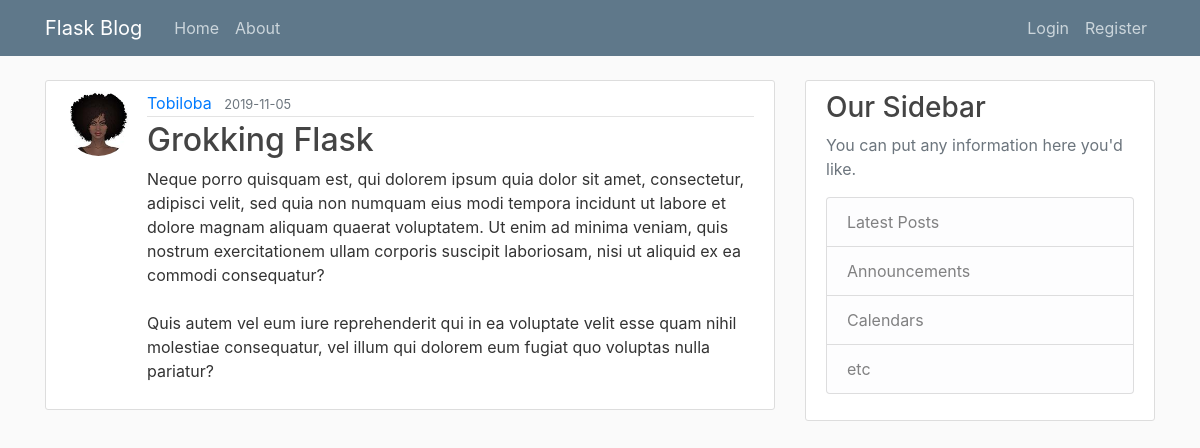
The page /post/5 on the database its author committed.
### flaskblog/models.py (models this page shows, shortened)
class User(db.Model, UserMixin):
    id = db.Column(db.Integer, primary_key=True)
    username = db.Column(db.String(20), unique=True, nullable=False)
    email = db.Column(db.String(120), unique=True, nullable=False)
    image_file = db.Column(db.String(20), nullable=False, default='default.jpg')
    password = db.Column(db.String(60), nullable=False)
    posts = db.relationship('Post', backref='author', lazy=True)

class Post(db.Model):
    id = db.Column(db.Integer, primary_key=True)
    title = db.Column(db.String(100), nullable=False)
    date_posted = db.Column(db.DateTime, nullable=False, default=datetime.utcnow)
    content = db.Column(db.Text(), nullable=False)
    user_id = db.Column(db.Integer, db.ForeignKey('user.id'), nullable=False)

### flaskblog/routes.py (the view)
@app.route('/post/<int:post_id>')
def post(post_id):
    post = Post.query.get_or_404(post_id)
    return render_template('post.html', title='Post', post=post)

### flaskblog/templates/post.html (shortened to what this page needs)
{% extends "layout.html" %}
{% block content %}
    <article class="media content-section">
        <img src="{{ url_for('static', filename='profile_pictures/' + post.author.image_file) }}" alt="user profile picture" class="rounded-circle article-img">
        <div class="media-body">
            <div class="article-metadata">
                <a class="mr-2" href="{{ url_for('author_posts', username=post.author.username) }}">{{ post.author.username }}</a>
                <small class="text-muted">{{ post.date_posted.strftime('%Y-%m-%d') }}</small>
            </div>
            <h2 class="article-title">{{ post.title }}</h2>
            <p class="article-content">{{ post.content }}</p>
        </div>
    </article>
{% endblock content %}

### flaskblog/static/main.css (style rules this page uses)
body { background: #fafafa; color: #333333; margin-top: 5rem; }
h1, h2, h3, h4, h5, h6 { color: #444444; }
.content-section { background: #ffffff; padding: 10px 20px; border: 1px solid #dddddd; border-radius: 3px; margin-bottom: 20px; }
.article-title { color: #444444; }
.article-content { white-space: pre-line; }
.article-img { height: 65px; width: 65px; margin-right: 16px; }
.article-metadata { padding-bottom: 1px; margin-bottom: 4px; border-bottom: 1px solid #e3e3e3 }

### rows shown on the page
User: image_file (picture), author.username "Tobiloba"
Post: date_posted "2019-11-05", title "Grokking Flask", content "Neque porro quisquam est, qui dolorem ipsum quia dolor sit amet, consectetur, adipisci velit, sed quia non numquam eius modi tempora incidunt ut labore et dolore magnam aliquam quaerat voluptatem. Ut enim ad minima veniam, quis nostrum exercitationem ullam corporis suscipit laboriosam, nisi ut aliquid ex ea commodi consequatur? Quis autem vel eum iure reprehenderit qui in ea voluptate velit esse quam nihil molestiae consequatur, vel illum qui dolorem eum fugiat quo voluptas nulla pariatur?"
